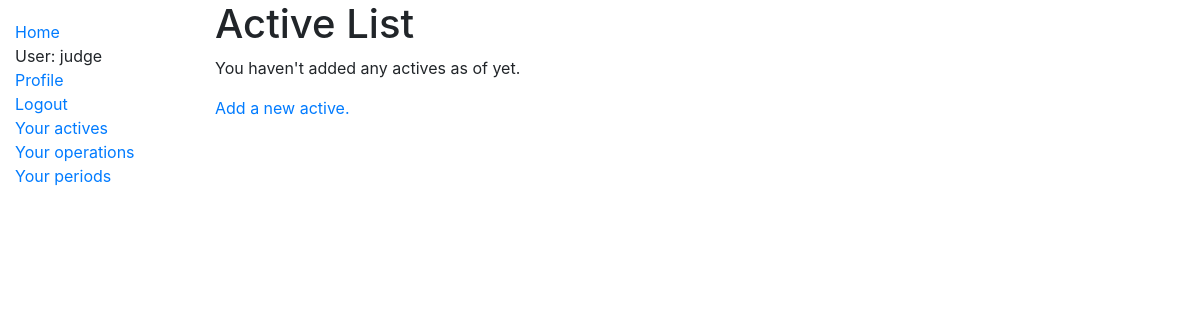
/actives/ (signed in), run on an earlier commit of the app's database.
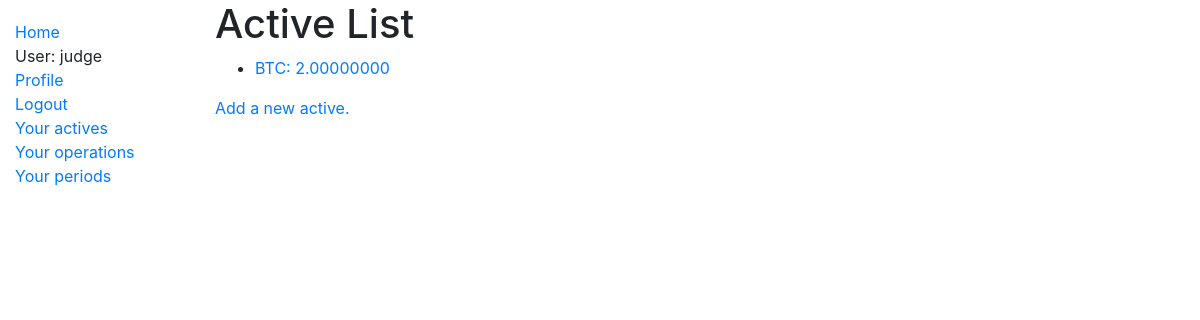
And on a later commit of the database.
### trader_journal/models.py (models this page shows, shortened)
class Active(models.Model):
    user_id = models.ForeignKey(User, on_delete=models.CASCADE)
    currency = models.CharField(max_length=5)
    amount = models.DecimalField(max_digits=16,decimal_places=8)
    is_initial = models.BooleanField(default=False)
    def get_absolute_url(self):
        return reverse("trader_journal:active_detail", kwargs={"pk": self.pk})
    def __str__(self):
        return str(self.currency)+': '+str(self.amount)

### trader_journal/views.py (the view)
# urls.py: path('actives/',views.ActiveListView.as_view(),name='actives'),
class ActiveListView(generic.ListView):
    model = models.Active
    def get_queryset(self):
        if self.request.user.is_anonymous:
            raise Http404
        else:
            return self.request.user.active_set.all()

### trader_journal/templates/trader_journal/active_list.html
{% extends "base_generic.html" %}
{% block content %}
  <h1>Active List</h1>
  {% if active_list %}
  <ul>
    {% for active in active_list %}
      <li>
        <a href="{{ active.get_absolute_url }}">{{ active}}</a>
      </li>
    {% endfor %}
  </ul>
  {% else %}
    <p>You haven't added any actives as of yet.</p>
  {% endif %}
  <a href='{% url 'trader_journal:active_create'%}'><p>Add a new active.</p></a>
{% endblock %}

What changed in the data, as far as the page shows it:
added Active: currency+amount "BTC: 2.00000000"
Also different on the page:
text no longer shown: "You haven't added any actives as of yet."
